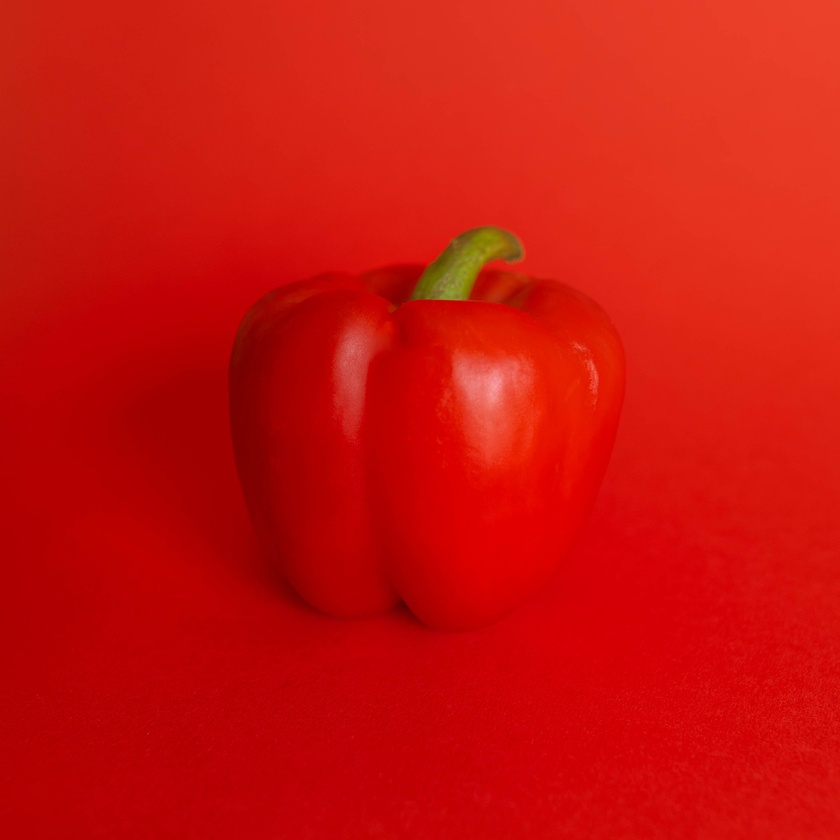
%> input picture images/BellPepper.jpg, 840 x 840 px, shrunk from 2897 x 2897 before the run
$ octave --eval "result = Classification('images/BellPepper.jpg');"   (GNU Octave 9; MATLAB toolbox functions it lacks are replaced by stand-ins)
%> lines starting %> are read from the running program, lines starting %| are printed output that depends on the picture; in (x1, y1, x2, y2) boxes, pixels count from 0 and x2, y2 are one past the last pixel; in counts of white or black regions, pixels touching at a corner belong together; the program's own positions count from 1
%> in Classification, image is the input picture: size 840x840x3 uint8; mean R, G, B 202.2, 18.8, 12.4
### Green.m
function [BW,maskedRGBImage] = createMask(RGB)
%createMask  Threshold RGB image using auto-generated code from colorThresholder app.
%  [BW,MASKEDRGBIMAGE] = createMask(RGB) thresholds image RGB using
%  auto-generated code from the colorThresholder app. The colorspace and
%  range for each channel of the colorspace were set within the app. The
%  segmentation mask is returned in BW, and a composite of the mask and
%  original RGB images is returned in maskedRGBImage.

% Auto-generated by colorThresholder app on 13-Apr-2021
%------------------------------------------------------


% Convert RGB image to chosen color space
I = RGB;

% Define thresholds for channel 1 based on histogram settings
channel1Min = 0.000;
channel1Max = 255.000;

% Define thresholds for channel 2 based on histogram settings
channel2Min = 0.000;
channel2Max = 255.000;

% Define thresholds for channel 3 based on histogram settings
channel3Min = 0.000;
channel3Max = 255.000;

% Create mask based on chosen histogram thresholds
sliderBW = (I(:,:,1) >= channel1Min ) & (I(:,:,1) <= channel1Max) & ...
    (I(:,:,2) >= channel2Min ) & (I(:,:,2) <= channel2Max) & ...
    (I(:,:,3) >= channel3Min ) & (I(:,:,3) <= channel3Max);

% Create mask based on selected regions of interest on point cloud projection
I = double(I);
[m,n,~] = size(I);
polyBW = false([m,n]);
I = reshape(I,[m*n 3]);

% Project 3D data into 2D projected view from current camera view point within app
J = rotateColorSpace(I);

% Apply polygons drawn on point cloud in app
polyBW = applyPolygons(J,polyBW);

% Combine both masks
BW = sliderBW & polyBW;

% Initialize output masked image based on input image.
maskedRGBImage = RGB;

% Set background pixels where BW is false to zero.
maskedRGBImage(repmat(~BW,[1 1 3])) = 0;

end

function J = rotateColorSpace(I)

% Translate the data to the mean of the current image within app
shiftVec = [80.175529 70.697044 51.962807];
I = I - shiftVec;
I = [I ones(size(I,1),1)]';

% Apply transformation matrix
tMat = [-0.000729 0.002623 0.000000 -0.355993;
    0.002590 0.000648 0.000863 -0.747436;
    -0.000969 -0.000242 0.002306 8.406071;
    0.000000 0.000000 0.000000 1.000000];

J = (tMat*I)';
end

function polyBW = applyPolygons(J,polyBW)

% Define each manually generated ROI
hPoints(1).data = [-0.010704 -0.276535;
    -0.228095 -0.618140;
    -0.302866 -0.944036;
    -0.254437 -1.069797;
    0.015294 -0.829606];

% Iteratively apply each ROI
for ii = 1:length(hPoints)
    if size(hPoints(ii).data,1) > 2
        in = inpolygon(J(:,1),J(:,2),hPoints(ii).data(:,1),hPoints(ii).data(:,2));
        in = reshape(in,size(polyBW));
        polyBW = polyBW | in;
    end
end

end

### LightGreen.m
function [BW,maskedRGBImage] = createMask(RGB)
%createMask  Threshold RGB image using auto-generated code from colorThresholder app.
%  [BW,MASKEDRGBIMAGE] = createMask(RGB) thresholds image RGB using
%  auto-generated code from the colorThresholder app. The colorspace and
%  range for each channel of the colorspace were set within the app. The
%  segmentation mask is returned in BW, and a composite of the mask and
%  original RGB images is returned in maskedRGBImage.

% Auto-generated by colorThresholder app on 20-Apr-2021
%------------------------------------------------------


% Convert RGB image to chosen color space
I = RGB;

% Define thresholds for channel 1 based on histogram settings
channel1Min = 0.000;
channel1Max = 255.000;

% Define thresholds for channel 2 based on histogram settings
channel2Min = 0.000;
channel2Max = 255.000;

% Define thresholds for channel 3 based on histogram settings
channel3Min = 0.000;
channel3Max = 255.000;

% Create mask based on chosen histogram thresholds
sliderBW = (I(:,:,1) >= channel1Min ) & (I(:,:,1) <= channel1Max) & ...
    (I(:,:,2) >= channel2Min ) & (I(:,:,2) <= channel2Max) & ...
    (I(:,:,3) >= channel3Min ) & (I(:,:,3) <= channel3Max);

% Create mask based on selected regions of interest on point cloud projection
I = double(I);
[m,n,~] = size(I);
polyBW = false([m,n]);
I = reshape(I,[m*n 3]);

% Project 3D data into 2D projected view from current camera view point within app
J = rotateColorSpace(I);

% Apply polygons drawn on point cloud in app
polyBW = applyPolygons(J,polyBW);

% Combine both masks
BW = sliderBW & polyBW;

% Initialize output masked image based on input image.
maskedRGBImage = RGB;

% Set background pixels where BW is false to zero.
maskedRGBImage(repmat(~BW,[1 1 3])) = 0;

end

function J = rotateColorSpace(I)

% Translate the data to the mean of the current image within app
shiftVec = [69.716097 68.954136 46.844683];
I = I - shiftVec;
I = [I ones(size(I,1),1)]';

% Apply transformation matrix
tMat = [-0.000964 0.003648 0.000000 -0.365653;
    0.003369 0.000777 0.001609 -0.775001;
    -0.001975 -0.000455 0.002744 8.535069;
    0.000000 0.000000 0.000000 1.000000];

J = (tMat*I)';
end

function polyBW = applyPolygons(J,polyBW)

% Define each manually generated ROI
hPoints(1).data = [-0.331045 -0.965065;
    -0.020384 -0.145825;
    -0.113744 -0.925741;
    -0.322997 -0.981450;
    -0.321388 -0.974896;
    -0.322997 -0.988004];

% Iteratively apply each ROI
for ii = 1:length(hPoints)
    if size(hPoints(ii).data,1) > 2
        in = inpolygon(J(:,1),J(:,2),hPoints(ii).data(:,1),hPoints(ii).data(:,2));
        in = reshape(in,size(polyBW));
        polyBW = polyBW | in;
    end
end
%> this loop made 1 pass
%> pass 1, in applyPolygons, `in = reshape(in,size(polyBW));`:
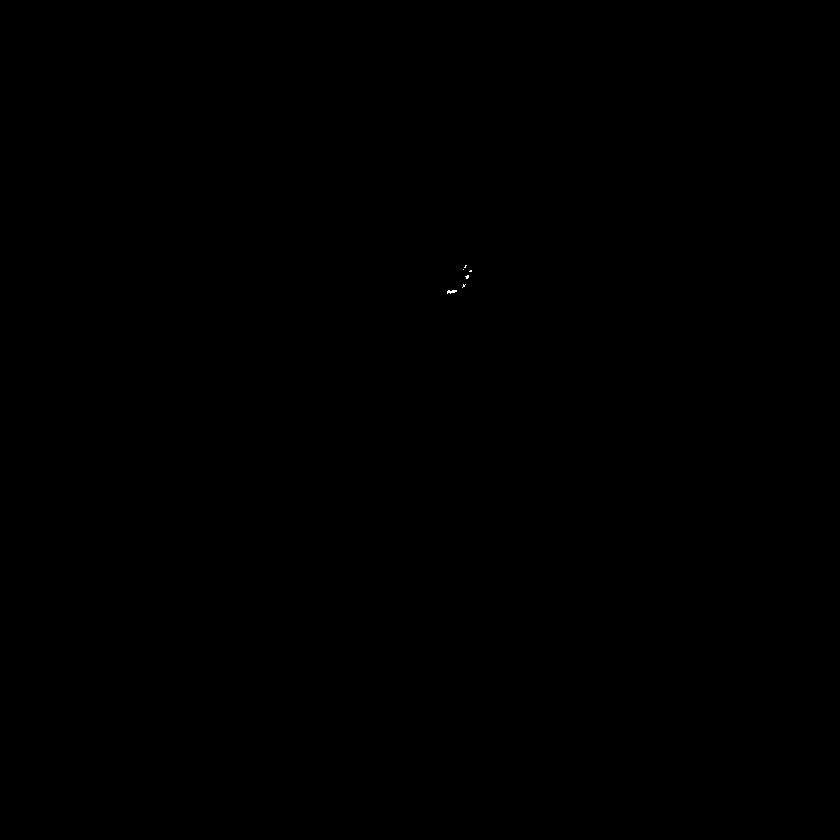
%> in: size 840x840 logical; 0.01% white in thin lines or dots, all inside (x1, y1, x2, y2) = (447, 265, 472, 294)

end

### MoreRed.m
function [BW,maskedRGBImage] = createMask(RGB)
%createMask  Threshold RGB image using auto-generated code from colorThresholder app.
%  [BW,MASKEDRGBIMAGE] = createMask(RGB) thresholds image RGB using
%  auto-generated code from the colorThresholder app. The colorspace and
%  range for each channel of the colorspace were set within the app. The
%  segmentation mask is returned in BW, and a composite of the mask and
%  original RGB images is returned in maskedRGBImage.

% Auto-generated by colorThresholder app on 22-Apr-2021
%------------------------------------------------------


% Convert RGB image to chosen color space
I = RGB;

% Define thresholds for channel 1 based on histogram settings
channel1Min = 0.000;
channel1Max = 255.000;

% Define thresholds for channel 2 based on histogram settings
channel2Min = 0.000;
channel2Max = 255.000;

% Define thresholds for channel 3 based on histogram settings
channel3Min = 0.000;
channel3Max = 255.000;

% Create mask based on chosen histogram thresholds
sliderBW = (I(:,:,1) >= channel1Min ) & (I(:,:,1) <= channel1Max) & ...
    (I(:,:,2) >= channel2Min ) & (I(:,:,2) <= channel2Max) & ...
    (I(:,:,3) >= channel3Min ) & (I(:,:,3) <= channel3Max);

% Create mask based on selected regions of interest on point cloud projection
I = double(I);
[m,n,~] = size(I);
polyBW = false([m,n]);
I = reshape(I,[m*n 3]);

% Project 3D data into 2D projected view from current camera view point within app
J = rotateColorSpace(I);

% Apply polygons drawn on point cloud in app
polyBW = applyPolygons(J,polyBW);

% Combine both masks
BW = sliderBW & polyBW;

% Initialize output masked image based on input image.
maskedRGBImage = RGB;

% Set background pixels where BW is false to zero.
maskedRGBImage(repmat(~BW,[1 1 3])) = 0;
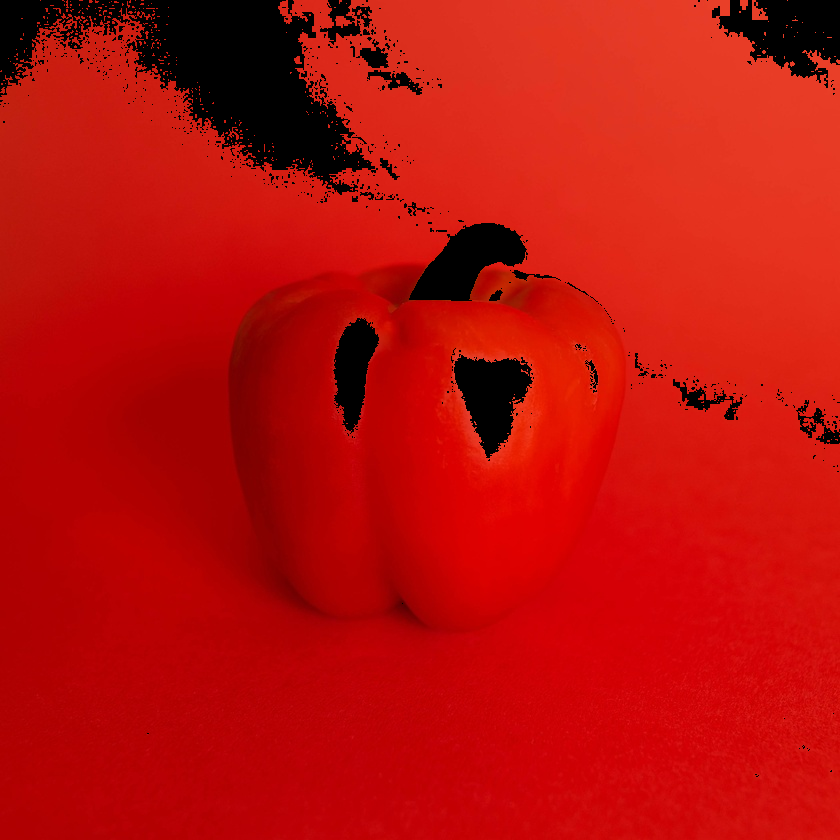
%> maskedRGBImage: size 840x840x3 uint8; 7.71% of pixels changed, all inside (x1, y1, x2, y2) = (0, 0, 840, 777)

end

function J = rotateColorSpace(I)

% Translate the data to the mean of the current image within app
shiftVec = [202.167533 18.799573 12.398306];
I = I - shiftVec;
I = [I ones(size(I,1),1)]';

% Apply transformation matrix
tMat = [0.004231 -0.000651 0.000000 -0.399595;
    0.000699 0.003077 0.001584 -0.749441;
    0.000370 0.001627 -0.002995 8.277484;
    0.000000 0.000000 0.000000 1.000000];

J = (tMat*I)';
end

function polyBW = applyPolygons(J,polyBW)

% Define each manually generated ROI
hPoints(1).data = [-0.212636 -0.599255;
    -0.161436 -0.857991;
    -0.913925 -0.932340;
    -0.580347 -0.694422;
    -0.338310 -0.703344;
    -0.360031 -0.510036];

% Iteratively apply each ROI
for ii = 1:length(hPoints)
    if size(hPoints(ii).data,1) > 2
        in = inpolygon(J(:,1),J(:,2),hPoints(ii).data(:,1),hPoints(ii).data(:,2));
        in = reshape(in,size(polyBW));
        polyBW = polyBW | in;
    end
end

end

### Yellow.m
function [BW,maskedRGBImage] = createMask(RGB)
%createMask  Threshold RGB image using auto-generated code from colorThresholder app.
%  [BW,MASKEDRGBIMAGE] = createMask(RGB) thresholds image RGB using
%  auto-generated code from the colorThresholder app. The colorspace and
%  range for each channel of the colorspace were set within the app. The
%  segmentation mask is returned in BW, and a composite of the mask and
%  original RGB images is returned in maskedRGBImage.

% Auto-generated by colorThresholder app on 13-Apr-2021
%------------------------------------------------------


% Convert RGB image to chosen color space
I = RGB;

% Define thresholds for channel 1 based on histogram settings
channel1Min = 0.000;
channel1Max = 255.000;

% Define thresholds for channel 2 based on histogram settings
channel2Min = 0.000;
channel2Max = 255.000;

% Define thresholds for channel 3 based on histogram settings
channel3Min = 0.000;
channel3Max = 255.000;

% Create mask based on chosen histogram thresholds
sliderBW = (I(:,:,1) >= channel1Min ) & (I(:,:,1) <= channel1Max) & ...
    (I(:,:,2) >= channel2Min ) & (I(:,:,2) <= channel2Max) & ...
    (I(:,:,3) >= channel3Min ) & (I(:,:,3) <= channel3Max);

% Create mask based on selected regions of interest on point cloud projection
I = double(I);
[m,n,~] = size(I);
polyBW = false([m,n]);
I = reshape(I,[m*n 3]);

% Project 3D data into 2D projected view from current camera view point within app
J = rotateColorSpace(I);

% Apply polygons drawn on point cloud in app
polyBW = applyPolygons(J,polyBW);

% Combine both masks
BW = sliderBW & polyBW;

% Initialize output masked image based on input image.
maskedRGBImage = RGB;

% Set background pixels where BW is false to zero.
maskedRGBImage(repmat(~BW,[1 1 3])) = 0;

end

function J = rotateColorSpace(I)

% Translate the data to the mean of the current image within app
shiftVec = [156.656440 128.073643 55.134337];
I = I - shiftVec;
I = [I ones(size(I,1),1)]';

% Apply transformation matrix
tMat = [-0.002788 -0.001915 -0.000000 0.680109;
    -0.000245 0.000542 0.002470 -0.524260;
    0.001534 -0.003395 0.000394 8.772519;
    0.000000 0.000000 0.000000 1.000000];

J = (tMat*I)';
end

function polyBW = applyPolygons(J,polyBW)

% Define each manually generated ROI
hPoints(1).data = [0.185086 -0.317761;
    0.314317 -0.417450;
    0.314317 -0.576953;
    0.220132 -0.636767];

% Iteratively apply each ROI
for ii = 1:length(hPoints)
    if size(hPoints(ii).data,1) > 2
        in = inpolygon(J(:,1),J(:,2),hPoints(ii).data(:,1),hPoints(ii).data(:,2));
        in = reshape(in,size(polyBW));
        polyBW = polyBW | in;
    end
end

end

### Purple.m
function [BW,maskedRGBImage] = createMask(RGB)
%createMask  Threshold RGB image using auto-generated code from colorThresholder app.
%  [BW,MASKEDRGBIMAGE] = createMask(RGB) thresholds image RGB using
%  auto-generated code from the colorThresholder app. The colorspace and
%  range for each channel of the colorspace were set within the app. The
%  segmentation mask is returned in BW, and a composite of the mask and
%  original RGB images is returned in maskedRGBImage.

% Auto-generated by colorThresholder app on 21-Apr-2021
%------------------------------------------------------


% Convert RGB image to chosen color space
I = RGB;

% Define thresholds for channel 1 based on histogram settings
channel1Min = 0.000;
channel1Max = 255.000;

% Define thresholds for channel 2 based on histogram settings
channel2Min = 0.000;
channel2Max = 255.000;

% Define thresholds for channel 3 based on histogram settings
channel3Min = 0.000;
channel3Max = 255.000;

% Create mask based on chosen histogram thresholds
sliderBW = (I(:,:,1) >= channel1Min ) & (I(:,:,1) <= channel1Max) & ...
    (I(:,:,2) >= channel2Min ) & (I(:,:,2) <= channel2Max) & ...
    (I(:,:,3) >= channel3Min ) & (I(:,:,3) <= channel3Max);

% Create mask based on selected regions of interest on point cloud projection
I = double(I);
[m,n,~] = size(I);
polyBW = false([m,n]);
I = reshape(I,[m*n 3]);

% Project 3D data into 2D projected view from current camera view point within app
J = rotateColorSpace(I);

% Apply polygons drawn on point cloud in app
polyBW = applyPolygons(J,polyBW);

% Combine both masks
BW = sliderBW & polyBW;

% Initialize output masked image based on input image.
maskedRGBImage = RGB;

% Set background pixels where BW is false to zero.
maskedRGBImage(repmat(~BW,[1 1 3])) = 0;

end

function J = rotateColorSpace(I)

% Translate the data to the mean of the current image within app
shiftVec = [192.117325 182.331024 166.763328];
I = I - shiftVec;
I = [I ones(size(I,1),1)]';

% Apply transformation matrix
tMat = [-0.001027 -0.002519 0.000000 0.656763;
    0.000336 -0.000152 0.002968 -0.531896;
    0.002367 -0.001072 -0.000422 8.471181;
    0.000000 0.000000 0.000000 1.000000];

J = (tMat*I)';
end

function polyBW = applyPolygons(J,polyBW)

% Define each manually generated ROI
hPoints(1).data = [0.538313 -0.310563;
    1.003652 -0.764366;
    1.293432 -0.719821;
    0.692721 -0.210337];

% Iteratively apply each ROI
for ii = 1:length(hPoints)
    if size(hPoints(ii).data,1) > 2
        in = inpolygon(J(:,1),J(:,2),hPoints(ii).data(:,1),hPoints(ii).data(:,2));
        in = reshape(in,size(polyBW));
        polyBW = polyBW | in;
    end
end

end

### Orange.m
function [BW,maskedRGBImage] = createMask(RGB)
%createMask  Threshold RGB image using auto-generated code from colorThresholder app.
%  [BW,MASKEDRGBIMAGE] = createMask(RGB) thresholds image RGB using
%  auto-generated code from the colorThresholder app. The colorspace and
%  range for each channel of the colorspace were set within the app. The
%  segmentation mask is returned in BW, and a composite of the mask and
%  original RGB images is returned in maskedRGBImage.

% Auto-generated by colorThresholder app on 22-Apr-2021
%------------------------------------------------------


% Convert RGB image to chosen color space
I = RGB;

% Define thresholds for channel 1 based on histogram settings
channel1Min = 0.000;
channel1Max = 255.000;

% Define thresholds for channel 2 based on histogram settings
channel2Min = 0.000;
channel2Max = 255.000;

% Define thresholds for channel 3 based on histogram settings
channel3Min = 0.000;
channel3Max = 255.000;

% Create mask based on chosen histogram thresholds
sliderBW = (I(:,:,1) >= channel1Min ) & (I(:,:,1) <= channel1Max) & ...
    (I(:,:,2) >= channel2Min ) & (I(:,:,2) <= channel2Max) & ...
    (I(:,:,3) >= channel3Min ) & (I(:,:,3) <= channel3Max);

% Create mask based on selected regions of interest on point cloud projection
I = double(I);
[m,n,~] = size(I);
polyBW = false([m,n]);
I = reshape(I,[m*n 3]);

% Project 3D data into 2D projected view from current camera view point within app
J = rotateColorSpace(I);

% Apply polygons drawn on point cloud in app
polyBW = applyPolygons(J,polyBW);

% Combine both masks
BW = sliderBW & polyBW;

% Initialize output masked image based on input image.
maskedRGBImage = RGB;

% Set background pixels where BW is false to zero.
maskedRGBImage(repmat(~BW,[1 1 3])) = 0;

end

function J = rotateColorSpace(I)

% Translate the data to the mean of the current image within app
shiftVec = [151.696043 70.834122 11.621466];
I = I - shiftVec;
I = [I ones(size(I,1),1)]';

% Apply transformation matrix
tMat = [0.003257 0.000555 0.000000 -0.571293;
    -0.000484 0.003368 0.000979 -0.553283;
    -0.000161 0.001121 -0.002940 7.642999;
    0.000000 0.000000 0.000000 1.000000];

J = (tMat*I)';
end

function polyBW = applyPolygons(J,polyBW)

% Define each manually generated ROI
hPoints(1).data = [-0.170932 -0.318568;
    -0.331988 -0.274125;
    -0.415555 -0.421343;
    -0.190684 -0.490785];

% Iteratively apply each ROI
for ii = 1:length(hPoints)
    if size(hPoints(ii).data,1) > 2
        in = inpolygon(J(:,1),J(:,2),hPoints(ii).data(:,1),hPoints(ii).data(:,2));
        in = reshape(in,size(polyBW));
        polyBW = polyBW | in;
    end
end

end

### Classification.m
function[image] = Classification(image)
%%Project food classification script
%%This will contain the actual code we will use
%%Martin Iversen
%%Last revision: 08.05.2021

%%Reads the image
image = imread(image);

%%Shows original image
imshow(image)

%%Runs the different color functions for the image
green = Green(image);
lightGreen = LightGreen(image);
red = MoreRed(image);
yellow = Yellow(image);
purple = Purple(image);
orange = Orange(image);

%%Fuses both green masks to cover as much green as possible
greenResult = imfuse(lightGreen,green,'blend');

%%Fuses all of the masks together with diff method
result = imfuse(greenResult, red,'diff');
result = imfuse(yellow,result,'diff');
result = imfuse(purple,result,'diff');
result = imfuse(orange, result,'diff');

%%Shows resulting image pre post-processing
imshow(result)

%%Defines a morphological structuring object with size 5
rough = strel('diamond',5);

%%Perform morphological opening on the image
roughProcessed = imopen(result,rough);
imshow(roughProcessed)
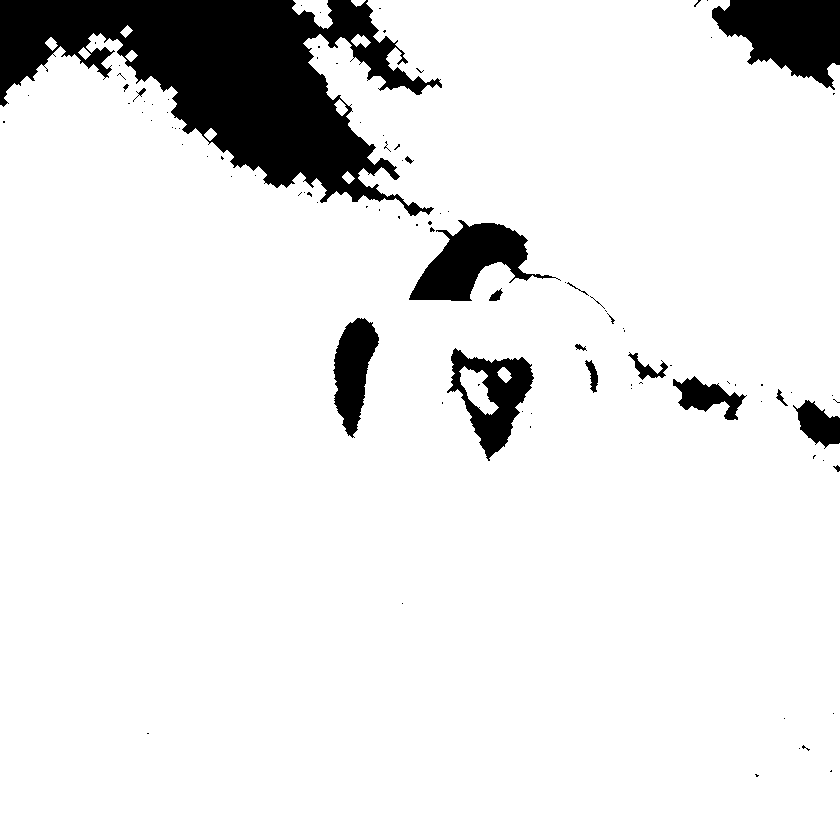
%> displayed picture: size 840x840, on the screen's scale of 0 to 255; 90.6% white; 98 black regions (80 under 20 px), largest, box (x1, y1, x2, y2) and area: (0, 0, 442, 216) 42355, (712, 0, 840, 90) 7429, (409, 220, 561, 301) 5416

fused = imfuse(image,roughProcessed,'blend');

%%Display the result
imshow(fused)
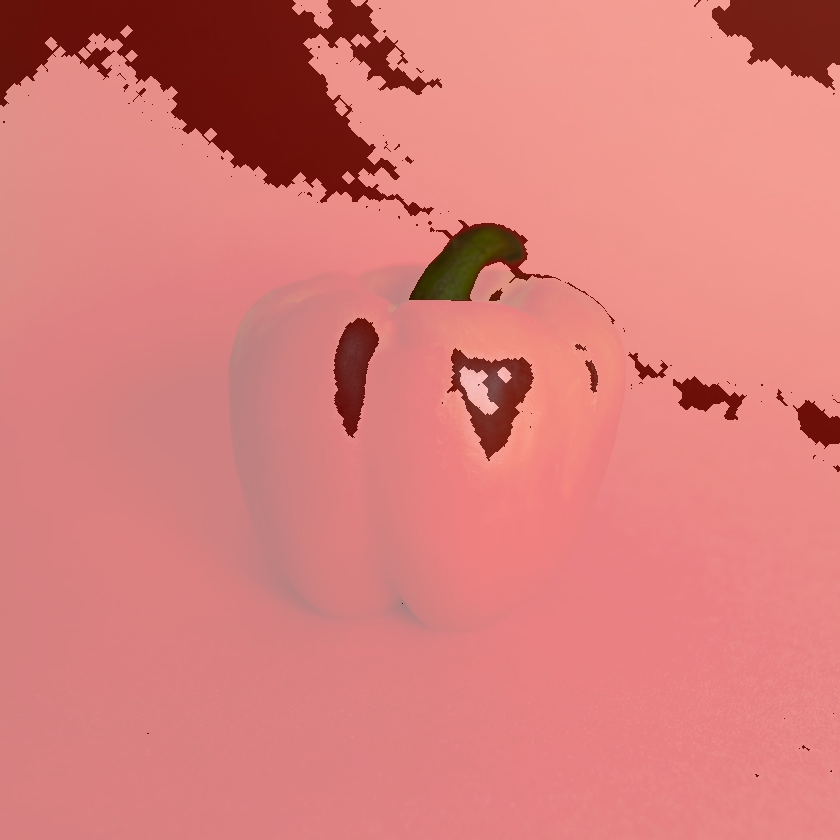
%> displayed picture: size 840x840x3, on the screen's scale of 0 to 255; mean R, G, B 216.8, 125.2, 121.9
